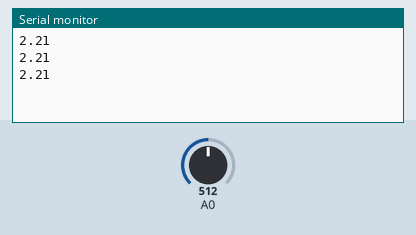
The sketch below on a simulated Arduino Uno, built with avr-gcc and run on an emulated ATmega328P. On the bench: the last lines printed to the serial monitor. The test bench sets the inputs (shaded band); at power-on: A0 = 512.

Above: at 1.2 s.
1.3 s: A0 set to 716
At 1.9 s:
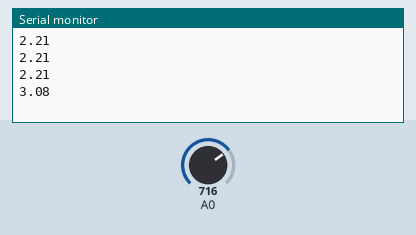
2.8 s: A0 set to 900
At 3.4 s:
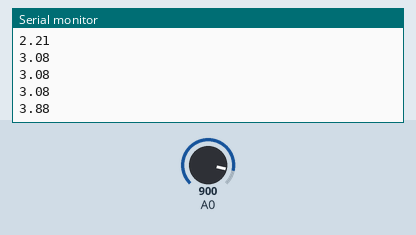
Timing chart, 0 to 5.8 s (numbered marks = the images above; inputs shaded):
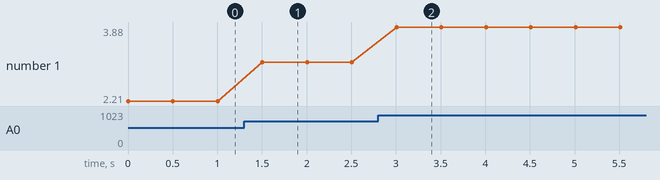

The sketch:

hw2.ino
```cpp
void setup()
{
 Serial.begin(9600);
}

void loop()
{
 float Analogin=0;
 int i;
 float Vin=0;
 for (i=0;i<=5;i++)
 {
 Analogin = 0.7* Analogin + 0.3* analogRead(A0);
 }
 Vin = Analogin * 5 / 1024;
Serial.print(Vin);
Serial.print("\n");
 delay(500);

}
```

Measured:
- after the input at 1.3 s, the serial monitor: prints a new line after 0.20 s (image 1)
- after the input at 2.8 s, the serial monitor: prints a new line after 0.21 s (image 2)
- plotted number 1: 2.21 → 3.08 after the input at 1.3 s, 3.08 → 3.88 after the input at 2.8 s
